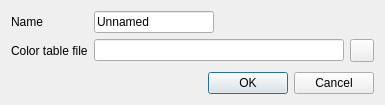
<?xml version="1.0" encoding="UTF-8"?>
<ui version="4.0">
 <class>DialogNewAnnotation</class>
 <widget class="QDialog" name="DialogNewAnnotation">
  <property name="geometry">
   <rect>
    <x>0</x>
    <y>0</y>
    <width>425</width>
    <height>115</height>
   </rect>
  </property>
  <property name="windowTitle">
   <string>New Annotation</string>
  </property>
  <layout class="QVBoxLayout" name="verticalLayout">
   <property name="sizeConstraint">
    <enum>QLayout::SetFixedSize</enum>
   </property>
   <item>
    <layout class="QGridLayout" name="gridLayout">
     <item row="1" column="0" colspan="2">
      <widget class="QLabel" name="label_2">
       <property name="text">
        <string>Color table file</string>
       </property>
      </widget>
     </item>
     <item row="0" column="0" colspan="2">
      <widget class="QLabel" name="label">
       <property name="text">
        <string>Name</string>
       </property>
      </widget>
     </item>
     <item row="0" column="2">
      <widget class="QLineEdit" name="lineEditName">
       <property name="maximumSize">
        <size>
         <width>120</width>
         <height>16777215</height>
        </size>
       </property>
       <property name="text">
        <string>Unnamed</string>
       </property>
      </widget>
     </item>
     <item row="1" column="2" colspan="2">
      <widget class="QLineEdit" name="lineEditColorTableFile">
       <property name="minimumSize">
        <size>
         <width>250</width>
         <height>0</height>
        </size>
       </property>
       <property name="text">
        <string/>
       </property>
      </widget>
     </item>
     <item row="1" column="4">
      <widget class="QToolButton" name="toolButtonOpen">
       <property name="text">
        <string/>
       </property>
       <property name="icon">
        <iconset resource="freeview.qrc">
         <normaloff>:/resource/icons/file_open_16.png</normaloff>:/resource/icons/file_open_16.png</iconset>
       </property>
      </widget>
     </item>
     <item row="0" column="3">
      <spacer name="horizontalSpacer">
       <property name="orientation">
        <enum>Qt::Horizontal</enum>
       </property>
       <property name="sizeHint" stdset="0">
        <size>
         <width>40</width>
         <height>20</height>
        </size>
       </property>
      </spacer>
     </item>
    </layout>
   </item>
   <item>
    <spacer name="verticalSpacer">
     <property name="orientation">
      <enum>Qt::Vertical</enum>
     </property>
     <property name="sizeHint" stdset="0">
      <size>
       <width>20</width>
       <height>4</height>
      </size>
     </property>
    </spacer>
   </item>
   <item>
    <widget class="QDialogButtonBox" name="buttonBox">
     <property name="orientation">
      <enum>Qt::Horizontal</enum>
     </property>
     <property name="standardButtons">
      <set>QDialogButtonBox::Cancel|QDialogButtonBox::Ok</set>
     </property>
    </widget>
   </item>
  </layout>
 </widget>
 <resources>
  <include location="freeview.qrc"/>
 </resources>
 <connections>
  <connection>
   <sender>buttonBox</sender>
   <signal>rejected()</signal>
   <receiver>DialogNewAnnotation</receiver>
   <slot>reject()</slot>
   <hints>
    <hint type="sourcelabel">
     <x>295</x>
     <y>102</y>
    </hint>
    <hint type="destinationlabel">
     <x>286</x>
     <y>114</y>
    </hint>
   </hints>
  </connection>
  <connection>
   <sender>buttonBox</sender>
   <signal>accepted()</signal>
   <receiver>DialogNewAnnotation</receiver>
   <slot>OnOK()</slot>
   <hints>
    <hint type="sourcelabel">
     <x>386</x>
     <y>97</y>
    </hint>
    <hint type="destinationlabel">
     <x>416</x>
     <y>421</y>
    </hint>
   </hints>
  </connection>
  <connection>
   <sender>toolButtonOpen</sender>
   <signal>clicked()</signal>
   <receiver>DialogNewAnnotation</receiver>
   <slot>OnOpen()</slot>
   <hints>
    <hint type="sourcelabel">
     <x>411</x>
     <y>53</y>
    </hint>
    <hint type="destinationlabel">
     <x>541</x>
     <y>49</y>
    </hint>
   </hints>
  </connection>
 </connections>
 <slots>
  <slot>OnOK()</slot>
  <slot>OnOpen()</slot>
 </slots>
</ui>
